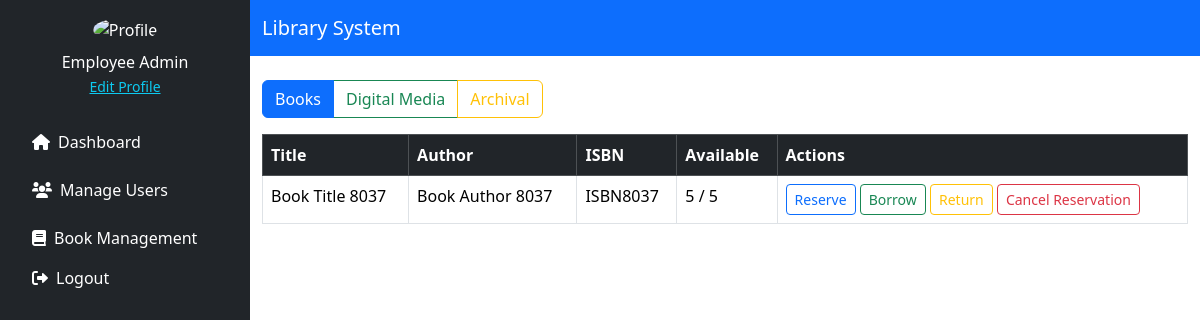
Before: /source/customer/available_materials.php (signed in) with the older database file.
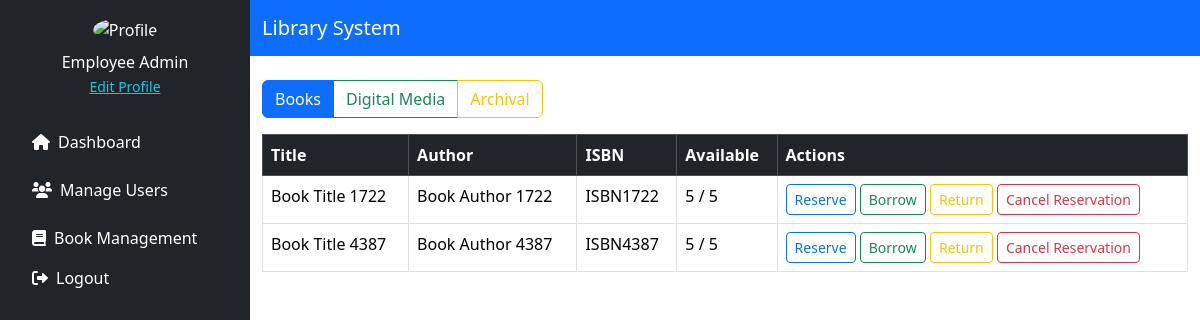
After: the same page with the newer database file.
### tables this page shows
CREATE TABLE `material_books` (
  `id` int(11) NOT NULL,
  `title` varchar(255) NOT NULL,
  `author` varchar(255) NOT NULL,
  `isbn` varchar(20) DEFAULT NULL,
  `publisher` varchar(255) DEFAULT NULL,
  `year_published` year(4) DEFAULT NULL,
  `quantity` int(11) DEFAULT 1,
  `available` int(11) DEFAULT 1,
  `status` enum('Available','Archived') DEFAULT 'Available'
);

### source/customer/available_materials.php (the view, shortened to what this page needs)
<?php
include '../../config/db_conn.php';
$filter = $_GET['filter'] ?? 'books';
switch ($filter) {
    default:
        $stmt = $pdo->query("SELECT * FROM material_books WHERE status = 'Available'");
        break;
}
$materials = $stmt->fetchAll(PDO::FETCH_ASSOC);
?>
<!DOCTYPE html>
<html lang="en">
<head>
    <link href="https://cdn.jsdelivr.net/npm/bootstrap@5.3.3/dist/css/bootstrap.min.css" rel="stylesheet" />
    <link href="https://cdnjs.cloudflare.com/ajax/libs/font-awesome/6.0.0/css/all.min.css" rel="stylesheet">
</head>
<body>
<div class="d-flex">
    <?php include './includes/sidebar.php'; ?>
    <div class="flex-grow-1">
        <nav class="navbar navbar-dark bg-primary">
            <div class="container">
                <a class="navbar-brand" href="#">Library System</a>
            </div>
        </nav>
        <div class="container mt-4">
            <div class="btn-group mb-3">
                <a href="?filter=books" class="btn btn-outline-primary <?= $filter === 'books' ? 'active' : '' ?>">Books</a>
                <a href="?filter=digital" class="btn btn-outline-success <?= $filter === 'digital' ? 'active' : '' ?>">Digital Media</a>
                <a href="?filter=archival" class="btn btn-outline-warning <?= $filter === 'archival' ? 'active' : '' ?>">Archival</a>
            </div>
            <table class="table table-bordered">
                <thead class="table-dark">
                <tr>
                    <th>Title</th>
                    <th>Author</th>
                    <?php if ($filter === 'books'): ?><th>ISBN</th><th>Available</th><?php endif; ?>
                    <th>Actions</th>
                </tr>
                </thead>
                <tbody>
                <?php foreach ($materials as $item):
                    $materialId = $item['id'];
                    ?>
                    <tr>
                        <td><?= htmlspecialchars($item['title']) ?></td>
                        <td><?= htmlspecialchars($item['author']) ?></td>
                        <?php if ($filter === 'books'): ?>
                            <td><?= htmlspecialchars($item['isbn']) ?></td>
                            <td><?= (int)$item['available'] ?> / <?= (int)$item['quantity'] ?></td>
                        <?php elseif ($filter === 'digital'): ?>
                            <td><?= htmlspecialchars($item['media_type']) ?></td>
                        <?php elseif ($filter === 'archival'): ?>
                            <td><?= htmlspecialchars($item['description']) ?></td>
                        <?php endif; ?>
                        <td>
                            <button class="btn btn-outline-primary btn-sm" data-bs-toggle="modal" data-bs-target="#reserveModal_<?= $materialId ?>">Reserve</button>
                            <button class="btn btn-outline-success btn-sm" data-bs-toggle="modal" data-bs-target="#borrowModal_<?= $materialId ?>">Borrow</button>
                            <button class="btn btn-outline-warning btn-sm" data-bs-toggle="modal" data-bs-target="#returnModal_<?= $materialId ?>">Return</button>
                            <button class="btn btn-outline-danger btn-sm" data-bs-toggle="modal" data-bs-target="#cancelReservationModal_<?= $materialId ?>">Cancel Reservation</button>
                        </td>
                    </tr>
                <?php endforeach; ?>
                </tbody>
            </table>
        </div>
    </div>
</div>
</body>
</html>

### source/customer/includes/sidebar.php
<div class="bg-dark text-white p-3" style="width: 250px; height: 100vh;">
    <div class="text-center mb-4">
        <img src="https://cdn-icons-png.flaticon.com/512/3135/3135715.png" class="rounded-circle" width="80" alt="Profile">
        <p class="mt-2 mb-0"><?= htmlspecialchars($_SESSION['user_name']) ?></p>
        <a href="edit_profile.php" class="text-info small">Edit Profile</a>
    </div>
    <ul class="nav nav-pills flex-column">
        <li class="nav-item mb-2">
            <a class="nav-link text-white" href="../employee/dashboard.php"><i class="fas fa-home me-2"></i>Dashboard</a>
        </li>
        <li class="nav-item mb-2">
            <a class="nav-link text-white" href="../employee/manage_users.php"><i class="fas fa-users me-2"></i>Manage Users</a>
        </li>
        <li class="nav-item">
            <a class="nav-link text-white" href="../employee/book_management.php"><i class="fas fa-book me-2"></i>Book Management</a>
        </li>
        <li class="nav-item">
            <a class="nav-link text-white" href="./includes/logout.php"><i class="fas fa-sign-out-alt me-2"></i>Logout</a>
        </li>
    </ul>
</div>

Changed rows visible on the page:
removed material_books: title "Book Title 8037", author "Book Author 8037", isbn "ISBN8037", available "5", quantity "5"
added material_books: title "Book Title 1722", author "Book Author 1722", isbn "ISBN1722", available "5", quantity "5"
added material_books: title "Book Title 4387", author "Book Author 4387", isbn "ISBN4387", available "5", quantity "5"
